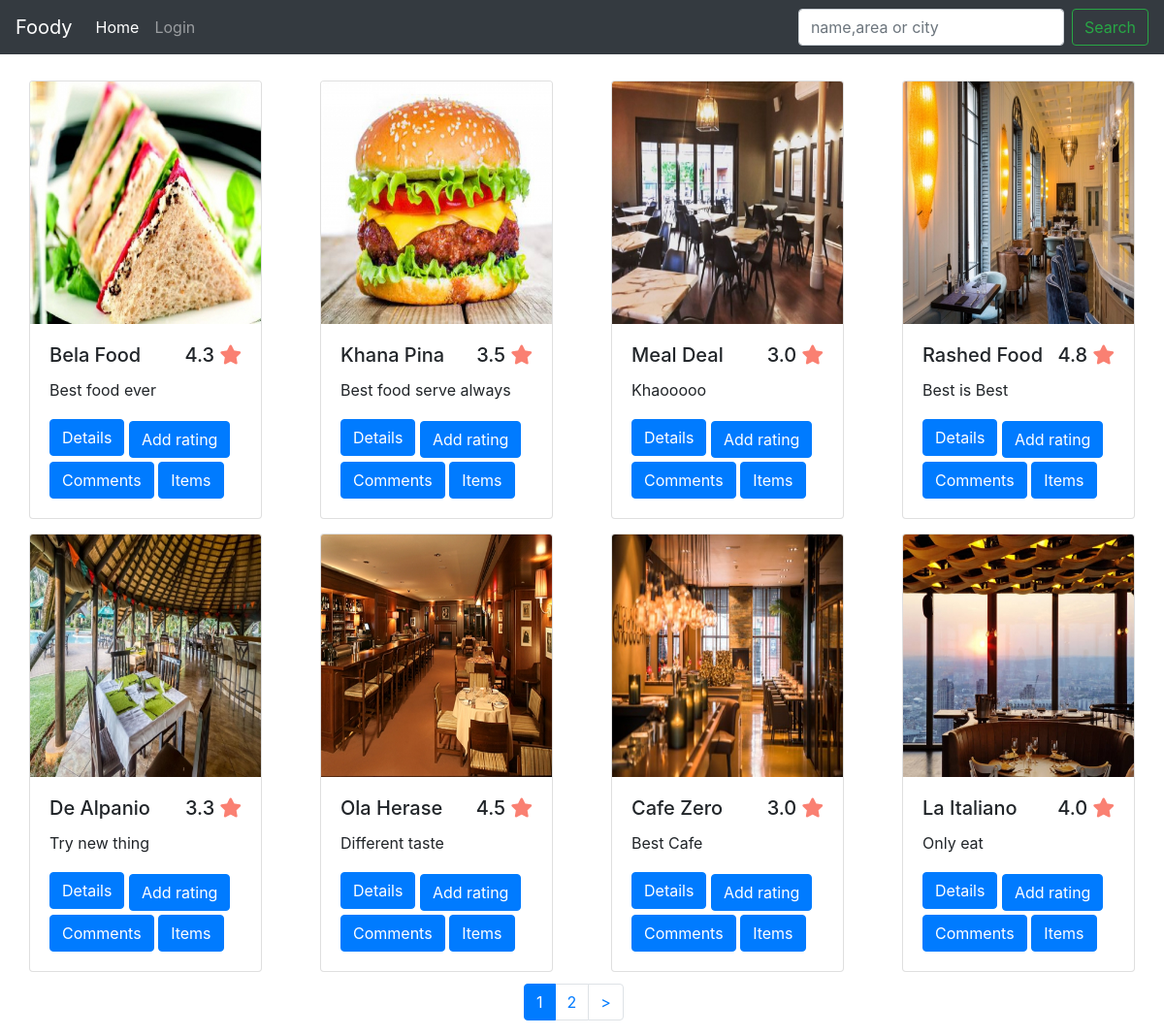
The page / on the database its author committed.
### tables this page shows
CREATE TABLE `addrestaurant` (
  `id` int(11) NOT NULL,
  `username` varchar(30) NOT NULL,
  `resname` varchar(30) NOT NULL,
  `resadd` varchar(30) NOT NULL,
  `rescity` varchar(30) NOT NULL,
  `restag` varchar(30) DEFAULT NULL,
  `items` varchar(500) NOT NULL
);

CREATE TABLE `restaurantimage` (
  `id` int(11) NOT NULL,
  `username` varchar(30) NOT NULL,
  `name` varchar(100) NOT NULL
);

### index.php (called while the page is built, shortened)
<?php
require_once BASEPATH.'core/CodeIgniter.php';

### application/models/RestaurantDB.php (called while the page is built, shortened)
<?php
class RestaurantDB extends CI_Model {
  public function fetch_restaurant($limit,$start){
    $this->db->cache_on();
    $this->db->select('r.*, p.name')
                 ->from('addrestaurant r')
                 ->join('restaurantimage p', 'p.username=r.username')
                 ->order_by('id', 'DESC')
                 ->limit($limit,$start);
    $this->db->cache_off();
    $result = $this->db->get();
    return $result;
  }
}

### application/views/dash.php (the view, shortened to what this page needs)
<!DOCTYPE html>
<html lang="en">
<head>
  <link rel="stylesheet" href="https://maxcdn.bootstrapcdn.com/bootstrap/4.3.1/css/bootstrap.min.css">
  <link rel='stylesheet' href='https://use.fontawesome.com/releases/v5.7.0/css/all.css'>
</head>
<body>
   <nav class="navbar navbar-expand-lg navbar-dark  bg-dark">
  <a class="navbar-brand" href="<?php echo base_url(); ?>">Foody</a>
  <div class="collapse navbar-collapse" id="navbarTogglerDemo02">
    <ul class="navbar-nav mr-auto mt-2 mt-lg-0">
      <li class="nav-item active">
        <a class="nav-link" href="<?php echo base_url(); ?>">Home <span class="sr-only">(current)</span></a>
      </li>
      <li class="nav-item">
        <a class="nav-link" href="<?php echo base_url('Welcome/login'); ?>">Login</a>
      </li>
    </ul>
    <form class="form-inline my-2 my-lg-0" method="post" action="<?php echo base_url('Restaurant/unauth_restaurant_search'); ?>">
      <input class="form-control mr-sm-2" type="search" placeholder="name,area or city" name="search">
      <button class="btn btn-outline-success my-2 my-sm-0" type="submit">Search</button>
    </form>
  </div>
</nav>
<div class="container-fluid" style="margin-top: 1%;">
  <div class="card-deck" id="cad">
    <?php
     foreach ($rdata->result() as $row) {
      $conn = mysqli_connect("localhost","root","","restaurant")
       or die("Could Not Connect With Database");
        $tql = "select s.id, cast(AVG(rating )as decimal(10,1)) FROM addrating,addrestaurant s  WHERE s.id=resid AND s.id='$row->id' " ;
   $tim = mysqli_query($conn,$tql);
            while ($tes = mysqli_fetch_array($tim)) {
       ?>
         <div class="col-lg-3 col-md-6 col-12" style="margin-top: 15px !important;">
       <div class="card" style="">
      <img class="card-img-top" style="height: 250px;" src="<?php echo base_url();?>upload/<?php echo $row->name;?>">
      <div class="card-body">
      <h5 class="card-title"><?php echo $row->resname; ?><span style="float: right;"><?php echo $tes['cast(AVG(rating )as decimal(10,1))']; ?> <i style="color: salmon;" class='fas fa-star'></i></span></h5>
      <p class="card-text"><?php echo $row->restag; ?></p>
<button type="button" class="btn1 btn btn-primary" data-toggle="modal" data-target="#exampleModalCenter">
  Details
</button>
<button type="button" class="btn2 btn btn-primary" data-toggle="modal" data-target="#exampleModalCenter1">
  Add rating
</button>
<a class="btn3 btn btn-primary" href="<?php echo base_url('Welcome/login'); ?>">Comments</a>
<button type="button" class="btn4 btn btn-primary" data-toggle="modal" data-target="#exampleModalCenter5<?php echo $row->id; ?>">
  Items
</button>
  </div>
  </div>
  </div>
       <?php
     }
}
  ?>
</div>
</div>
<div class="pagination" style="margin-left: 45%; margin-top: 1%;">
 <?php echo $this->pagination->create_links(); ?>
  </div>
</body>
</html>

### application/controllers/Restaurant.php (shortened to what this page needs)
<?php
class Restaurant extends CI_Controller {
	    public function show_restaurant()
	{
          $this->load->library('pagination');
            $config['per_page'] = 8;
            $config['full_tag_open']  = '<div class="pagging text-center"><nav><ul class="pagination">';
            $config['full_tag_close']   = '</ul></nav></div>';
            $config['num_tag_open']     = '<li class="page-item"><span class="page-link">';
            $config['num_tag_close']    = '</span></li>';
            $config['cur_tag_open']     = '<li class="page-item active"><span class="page-link">';
            $config['cur_tag_close']    = '<span class="sr-only">(current)</span></span></li>';
            $config['next_tag_open']    = '<li class="page-item"><span class="page-link">';
            $page = ($this->uri->segment(3)) ? $this->uri->segment(3) : 0;
        $this->load->model('RestaurantDB');
        $data['rdata'] = $this->RestaurantDB->fetch_restaurant($config["per_page"], $page);
        $data['udata'] = $this->RestaurantDB->fetch_restaurant($config["per_page"], $page);
        $this->load->view('dash',$data);
	}
}

### application/views/dash.php (style rules this page uses)
@media only screen and (min-width: 1024px) { .btn2 { font-size: 16px; margin-top: 4px; } }
@media only screen and (min-width: 1024px) { .btn3 { font-size: 16px; margin-top: 4px; } }
@media only screen and (min-width: 1024px) { .btn4 { font-size: 16px; margin-top: 4px; } }

### rows shown on the page
addrestaurant: restaurantimage.name (picture), resname "Bela Food", cast "4.3", restag "Best food ever"
addrestaurant: restaurantimage.name (picture), resname "Khana Pina", cast "3.5", restag "Best food serve always"
addrestaurant: restaurantimage.name (picture), resname "Meal Deal", cast "3.0", restag "Khaooooo"
addrestaurant: restaurantimage.name (picture), resname "Rashed Food", cast "4.8", restag "Best is Best"
addrestaurant: restaurantimage.name (picture), resname "De Alpanio", cast "3.3", restag "Try new thing"
addrestaurant: restaurantimage.name (picture), resname "Ola Herase", cast "4.5", restag "Different taste"
addrestaurant: restaurantimage.name (picture), resname "Cafe Zero", cast "3.0", restag "Best Cafe"
addrestaurant: restaurantimage.name (picture), resname "La Italiano", cast "4.0", restag "Only eat"

### other values the page prints
$this->pagination->create_links() "1 2 >"
